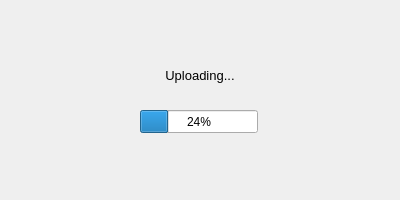
<?xml version="1.0" encoding="UTF-8"?>
<ui version="4.0">
 <class>Dialog</class>
 <widget class="QDialog" name="Dialog">
  <property name="geometry">
   <rect>
    <x>0</x>
    <y>0</y>
    <width>400</width>
    <height>200</height>
   </rect>
  </property>
  <property name="minimumSize">
   <size>
    <width>400</width>
    <height>200</height>
   </size>
  </property>
  <property name="windowTitle">
   <string>Dialog</string>
  </property>
  <widget class="QLabel" name="label">
   <property name="geometry">
    <rect>
     <x>100</x>
     <y>50</y>
     <width>200</width>
     <height>50</height>
    </rect>
   </property>
   <property name="minimumSize">
    <size>
     <width>200</width>
     <height>50</height>
    </size>
   </property>
   <property name="font">
    <font>
     <pointsize>10</pointsize>
    </font>
   </property>
   <property name="text">
    <string>Uploading...</string>
   </property>
   <property name="alignment">
    <set>Qt::AlignCenter</set>
   </property>
  </widget>
  <widget class="QProgressBar" name="upload_progress">
   <property name="geometry">
    <rect>
     <x>140</x>
     <y>110</y>
     <width>118</width>
     <height>23</height>
    </rect>
   </property>
   <property name="value">
    <number>24</number>
   </property>
  </widget>
 </widget>
 <resources/>
 <connections/>
</ui>
